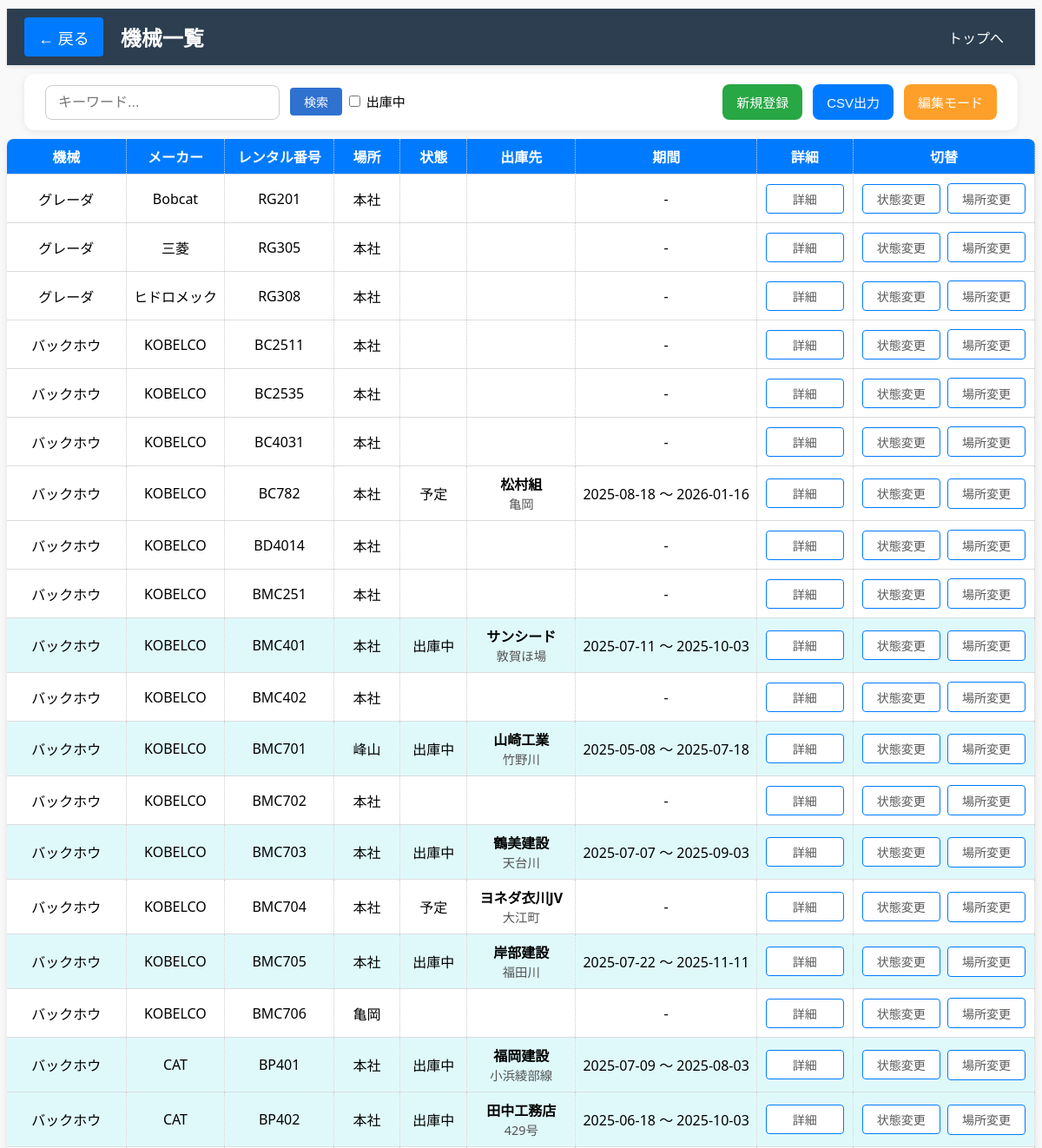
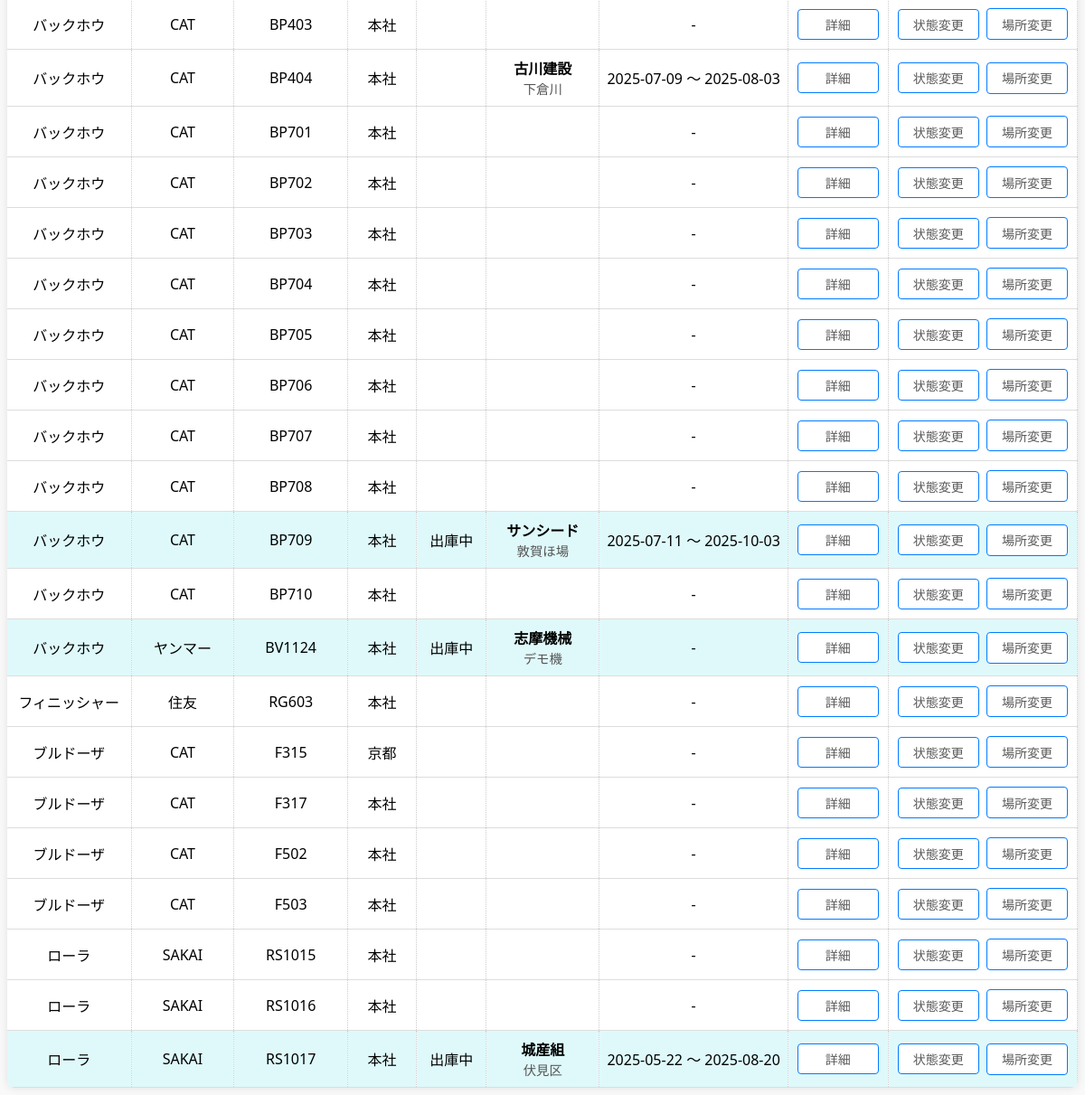
The page /machine_list?type=construction (signed in) on the database its author committed (2 pictures, top to bottom).
### models.py (models this page shows, shortened)
class ConstructionMachine(db.Model):
    id = db.Column(db.Integer, primary_key=True)
    name = db.Column(db.String(100), nullable=False)
    manufacturer = db.Column(db.String(100), nullable=True)
    serial_number = db.Column(db.String(100), unique=True, nullable=False)
    location = db.Column(db.String(100), nullable=True)
    is_active = db.Column(db.Boolean, default=True)
    state = db.Column(db.String(20), nullable=True)
    image_path = db.Column(db.String(200), nullable=True)
    shipment_location = db.Column(db.String(100), nullable=True)
    shipment_site = db.Column(db.String(100))
    shipment_start_date = db.Column(db.Date)
    shipment_end_date = db.Column(db.Date)
    updated_at = db.Column(db.DateTime, default=datetime.utcnow, onupdate=datetime.utcnow)  # ← 追加！

### main.py (the view)
@app.route('/machine_list')
@login_required
def machine_list():
    type_param = request.args.get('type')
    machines = []
    if type_param == 'construction':
        machines = ConstructionMachine.query.order_by(
            ConstructionMachine.name.asc(),
            ConstructionMachine.serial_number.asc()
        ).all()
    return render_template('machine_list.html', type=type_param, machines=machines)

### main.py (called while the page is built)
@login_manager.user_loader
def load_user(user_id):
    return User.query.get(int(user_id))

### templates/machine_list.html (shortened to what this page needs)
<!DOCTYPE html>
<html lang="ja">
<head>
    <link rel="stylesheet" href="{{ url_for('static', filename='machine_list.css') }}">
    <link rel="stylesheet" href="{{ url_for('static', filename='common.css') }}">
</head>
<body>
  <div class="sticky-wrapper">
    <header class="header-bar">
        <div class="left-group">
            <a href="{{ url_for('index') }}" class="back-button">← 戻る</a>
            <h1 class="page-title">機械一覧</h1>
        </div>
        <div class="right-group">
            <a href="{{ url_for('index') }}">トップへ</a>
        </div>
    </header>
    <h2>
        <div class="about-container">
            <div class="search-container">
                <input type="text" id="search-input" placeholder="キーワード...">
                <button id="search-button">検索</button>
                    <input type="checkbox" id="shippedOnlyCheckbox" onchange="filterTable()"> 出庫中
            </div>
            <div class="action-buttons">
                <a href="{{ url_for('add_construction_machine') }}" class="add_button">新規登録</a>
                <button class="csv-button" id="csv-export-btn">CSV出力</button>
                <button class="edit_button" onclick="toggleDeleteColumn()">編集モード</button>
            </div>
        </div>
    </h2>
</div>
<div class="table-container">
    <table id="printable-table">
        <thead>
            <tr>
                <th>機械</th>
                <th>メーカー</th>
                <th>レンタル番号</th>
                <th>場所</th>
                <th>状態</th>
                <th>出庫先</th>
                <th>期間</th>
                <th>詳細</th>
                <th>切替</th>
            </tr>
        </thead>
        <tbody>
            {% for machine in machines %}
            <tr data-machine-id="{{ machine.id }}"{% if not machine.is_active and machine.state != '予定' %} class="shipped"{% endif %}>
                <td class="fixed-cell">
                <span class="display-text">{{ machine.name }}</span>
                </td>
                <td class="fixed-cell">
                <span class="display-text">{{ machine.manufacturer }}</span>
                </td>
                <td class="fixed-cell">
                <span class="display-text">{{ machine.serial_number }}</span>
                </td>
                <td class="fixed-cell">
                    {{ machine.location or '' }}
                </td>
                <td class="status-cell">
                <span class="status-display" id="status-display-{{ machine.id }}">
                    {% if machine.state == '予定' %}
                        予定
                    {% elif not machine.is_active %}
                        出庫中
                    {% endif %}
                </span>
            </td>
            <td class="fixed-cell">
                <div>
                    <strong>{{ machine.shipment_location or '' }}</strong><br>
                    <span style="font-size: 0.9em; color: #555;">
                        {{ machine.shipment_site or '' }}
                    </span>
                </div>
            </td>
            <td class="fixed-cell">
                {% if machine.shipment_start_date and machine.shipment_end_date %}
                    {{ machine.shipment_start_date.strftime('%Y-%m-%d') }} ～ {{ machine.shipment_end_date.strftime('%Y-%m-%d') }}
                {% else %}
                    -
                {% endif %}
            </td>
            <td class="fixed-cell">
                <button type="button" onclick="showShipmentDetails({{ machine.id }})">
                    詳細
                </button>
            </td>
                <td class="fixed-cell">
                    <form action="{{ url_for('toggle_active', machine_id=machine.id) }}" method="POST" style="display:inline;">
                        <button type="button" onclick="toggleStatusSelect({{ machine.id }})">状態変更</button>
                    </form>
                    <form onsubmit="event.preventDefault(); showLocationForm({{ machine.id }});" style="display:inline;">
                        <input type="submit" value="場所変更">
                    </form>
                </td>
            </tr>
            {% endfor %}
        </tbody>
    </table>
    </div>
</body>
</html>

### static/machine_list.css (style rules this page uses)
.back-button { color: white; text-decoration: none; font-size: 18px; margin-right: 20px; background-color: #007bff; }
.add_button { background-color: #28a745; color: white; }
.csv-button, .print-button { background-color: #007BFF; color: white; }
.edit_button { background-color: #fe9f2a; color: white; }
tr.shipped { background-color: #cae4ff; position: relative; }
th { background-color: #007bff; color: white; }
th:nth-child(1), td:nth-child(1) { width: 150px; text-align: center; }
th:nth-child(2), td:nth-child(2) { width: 100px; text-align: center; }
th:nth-child(3), td:nth-child(3) { width: 150px; text-align: center; }
th:nth-child(4), td:nth-child(4) { width: 150px; text-align: center; }
th:nth-child(5), td:nth-child(5) { width: 100px; text-align: center; }
th:nth-child(6), td:nth-child(6) { width: 150px; text-align: center; }
th:nth-child(7), td:nth-child(7), th:nth-child(8), td:nth-child(8), th:nth-child(9), td:nth-child(9), th:nth-child(10), td:nth-child(10) { text-align: center; }
table input[type="submit"], table button { display: inline-block; padding: 6px 12px; margin: 2px 2px; border: 1px solid #007bff; background-color: #ffffff; color: #5a5a5a; border-radius: 4px; font-size: 14px; font-weight: 500; text-align: center; cursor: pointer; transition: background-color 0.2s, color 0.2s; min-width: 90px; }
#search-button { background-color: #2f71cf; color: white; border: none; padding: 6px 16px; margin-left: 8px; font-size: 14px; border-radius: 4px; cursor: pointer; transition: background-color 0.3s ease; }

### static/common.css (style rules this page uses)
body { background-color: #f9f9f9; font-family: "Segoe UI", sans-serif; user-select: none; margin-top: 0px; }
h1 { text-align: center; margin-bottom: 2rem; }
h2 { font-family: "Segoe UI", sans-serif; padding: 0 20px; font-size: 15px; font-weight: 500; margin-top: 10px; }
a { display: inline-block; color: white; padding: 0.6rem 1rem; text-decoration: none; border-radius: 4px; }
.fixed-cell { position: relative; }
.sticky-wrapper { position: sticky; top: 0; background-color: #f9f9f9; z-index: 1000; padding-top: 10px; height: 150px; }
.header-bar { position: sticky; top: 0; z-index: 1000; display: flex; justify-content: space-between; align-items: center; background-color: #2c3e50; color: white; padding: 10px 20px; box-shadow: 0 2px 4px rgba(0,0,0,0.1); }
.left-group { display: flex; align-items: center; }
.right-group { display: flex; }
.page-title { margin: 0; font-size: 24px; }
.back-button { color: white; text-decoration: none; font-size: 18px; margin-right: 20px; background-color: #007bff; }
.about-container { position: sticky; top: 56px; z-index: 999; display: flex; justify-content: space-between; align-items: center; padding: 12px 24px; background-color: #ffffff; border-radius: 12px; box-shadow: 0 2px 8px rgba(0, 0, 0, 0.08); margin-bottom: 20px; gap: 20px; flex-wrap: wrap; }
.search-container input[type="text"] { padding: 10px 14px; font-size: 16px; border: 1px solid #ccc; border-radius: 8px; width: 240px; transition: border-color 0.3s; }
.action-buttons { display: flex; gap: 12px; }
.add_button, .csv-button, .edit_button, .print-button { padding: 10px 16px; font-size: 15px; border: none; border-radius: 8px; cursor: pointer; text-decoration: none; transition: background-color 0.3s, transform 0.1s; }
table { border-collapse: collapse; background-color: white; box-shadow: 0 0 10px rgba(0,0,0,0.1); border-radius: 8px; overflow: hidden; user-select: text; table-layout: fixed; max-width: 1500px; margin: 0 auto; padding: 0 20px; }
tr.shipped { background-color: #dff9fb; position: relative; }
th, td { border-right: 1px dotted #ccc; padding: 8px; white-space: nowrap; text-align: left; border-bottom: 1px solid #ddd; }

### rows shown on the page
ConstructionMachine: name "グレーダ", manufacturer "Bobcat", serial_number "RG201", location "本社"
ConstructionMachine: name "グレーダ", manufacturer "三菱", serial_number "RG305", location "本社"
ConstructionMachine: name "グレーダ", manufacturer "ヒドロメック", serial_number "RG308", location "本社"
ConstructionMachine: name "バックホウ", manufacturer "KOBELCO", serial_number "BC2511", location "本社"
ConstructionMachine: name "バックホウ", manufacturer "KOBELCO", serial_number "BC2535", location "本社"
ConstructionMachine: name "バックホウ", manufacturer "KOBELCO", serial_number "BC4031", location "本社"
ConstructionMachine: name "バックホウ", manufacturer "KOBELCO", serial_number "BC782", location "本社", state "予定", shipment_location "松村組", shipment_site "亀岡", shipment_start_date "2025-08-18", shipment_end_date "2026-01-16"
ConstructionMachine: name "バックホウ", manufacturer "KOBELCO", serial_number "BD4014", location "本社"
ConstructionMachine: name "バックホウ", manufacturer "KOBELCO", serial_number "BMC251", location "本社"
ConstructionMachine: name "バックホウ", manufacturer "KOBELCO", serial_number "BMC401", location "本社", is_active "出庫中", shipment_location "サンシード", shipment_site "敦賀ほ場", shipment_start_date "2025-07-11", shipment_end_date "2025-10-03"
ConstructionMachine: name "バックホウ", manufacturer "KOBELCO", serial_number "BMC402", location "本社"
ConstructionMachine: name "バックホウ", manufacturer "KOBELCO", serial_number "BMC701", location "峰山", is_active "出庫中", shipment_location "山崎工業", shipment_site "竹野川", shipment_start_date "2025-05-08", shipment_end_date "2025-07-18"
ConstructionMachine: name "バックホウ", manufacturer "KOBELCO", serial_number "BMC702", location "本社"
ConstructionMachine: name "バックホウ", manufacturer "KOBELCO", serial_number "BMC703", location "本社", is_active "出庫中", shipment_location "鶴美建設", shipment_site "天台川", shipment_start_date "2025-07-07", shipment_end_date "2025-09-03"
ConstructionMachine: name "バックホウ", manufacturer "KOBELCO", serial_number "BMC704", location "本社", state "予定", shipment_location "ヨネダ衣川JV", shipment_site "大江町"
ConstructionMachine: name "バックホウ", manufacturer "KOBELCO", serial_number "BMC705", location "本社", is_active "出庫中", shipment_location "岸部建設", shipment_site "福田川", shipment_start_date "2025-07-22", shipment_end_date "2025-11-11"
ConstructionMachine: name "バックホウ", manufacturer "KOBELCO", serial_number "BMC706", location "亀岡"
ConstructionMachine: name "バックホウ", manufacturer "CAT", serial_number "BP401", location "本社", is_active "出庫中", shipment_location "福岡建設", shipment_site "小浜綾部線", shipment_start_date "2025-07-09", shipment_end_date "2025-08-03"
ConstructionMachine: name "バックホウ", manufacturer "CAT", serial_number "BP402", location "本社", is_active "出庫中", shipment_location "田中工務店", shipment_site "429号", shipment_start_date "2025-06-18", shipment_end_date "2025-10-03"
ConstructionMachine: name "バックホウ", manufacturer "CAT", serial_number "BP403", location "本社"
ConstructionMachine: name "バックホウ", manufacturer "CAT", serial_number "BP404", location "本社", shipment_location "古川建設", shipment_site "下倉川", shipment_start_date "2025-07-09", shipment_end_date "2025-08-03"
ConstructionMachine: name "バックホウ", manufacturer "CAT", serial_number "BP701", location "本社"
ConstructionMachine: name "バックホウ", manufacturer "CAT", serial_number "BP702", location "本社"
ConstructionMachine: name "バックホウ", manufacturer "CAT", serial_number "BP703", location "本社"
ConstructionMachine: name "バックホウ", manufacturer "CAT", serial_number "BP704", location "本社"
ConstructionMachine: name "バックホウ", manufacturer "CAT", serial_number "BP705", location "本社"
ConstructionMachine: name "バックホウ", manufacturer "CAT", serial_number "BP706", location "本社"
ConstructionMachine: name "バックホウ", manufacturer "CAT", serial_number "BP707", location "本社"
ConstructionMachine: name "バックホウ", manufacturer "CAT", serial_number "BP708", location "本社"
ConstructionMachine: name "バックホウ", manufacturer "CAT", serial_number "BP709", location "本社", is_active "出庫中", shipment_location "サンシード", shipment_site "敦賀ほ場", shipment_start_date "2025-07-11", shipment_end_date "2025-10-03"
ConstructionMachine: name "バックホウ", manufacturer "CAT", serial_number "BP710", location "本社"
ConstructionMachine: name "バックホウ", manufacturer "ヤンマー", serial_number "BV1124", location "本社", is_active "出庫中", shipment_location "志摩機械", shipment_site "デモ機"
ConstructionMachine: name "フィニッシャー", manufacturer "住友", serial_number "RG603", location "本社"
ConstructionMachine: name "ブルドーザ", manufacturer "CAT", serial_number "F315", location "京都"
ConstructionMachine: name "ブルドーザ", manufacturer "CAT", serial_number "F317", location "本社"
